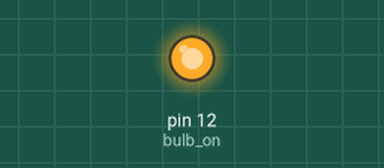
Recording of a sketch running on a simulated Arduino Uno, built with avr-gcc and run on an emulated ATmega328P. Shown: output pins drawn as LEDs (lit = HIGH).

Above: at 2.5 s.
At 7.5 s:
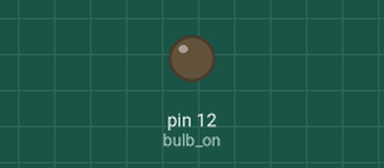
Timing chart, 0 to 13.0 s (numbered marks = the images above):
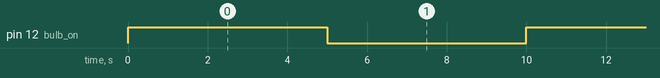

The sketch:

LabAct_1.ino
```cpp
int bulb_on =12;
int bulb_off =12;

void setup()
{
  pinMode(bulb_on, OUTPUT);
  pinMode(bulb_off, OUTPUT);
}


void loop()
{
  if(bulb_on <13 && bulb_on >7){
    digitalWrite(bulb_on,HIGH);
    delay(1000);
    bulb_on = bulb_on - 1;
  }

  else if(bulb_off <13 &&  bulb_off >7){
    digitalWrite(bulb_off,LOW);
    delay(1000);
    bulb_off = bulb_off - 1;
  }

  else {
  	bulb_on = 12;
    bulb_off =12;
  }
}
```

Measured:
- by itself, pin 12 (bulb_on): alternates HIGH for 5.0 s and LOW for 5.0 s
